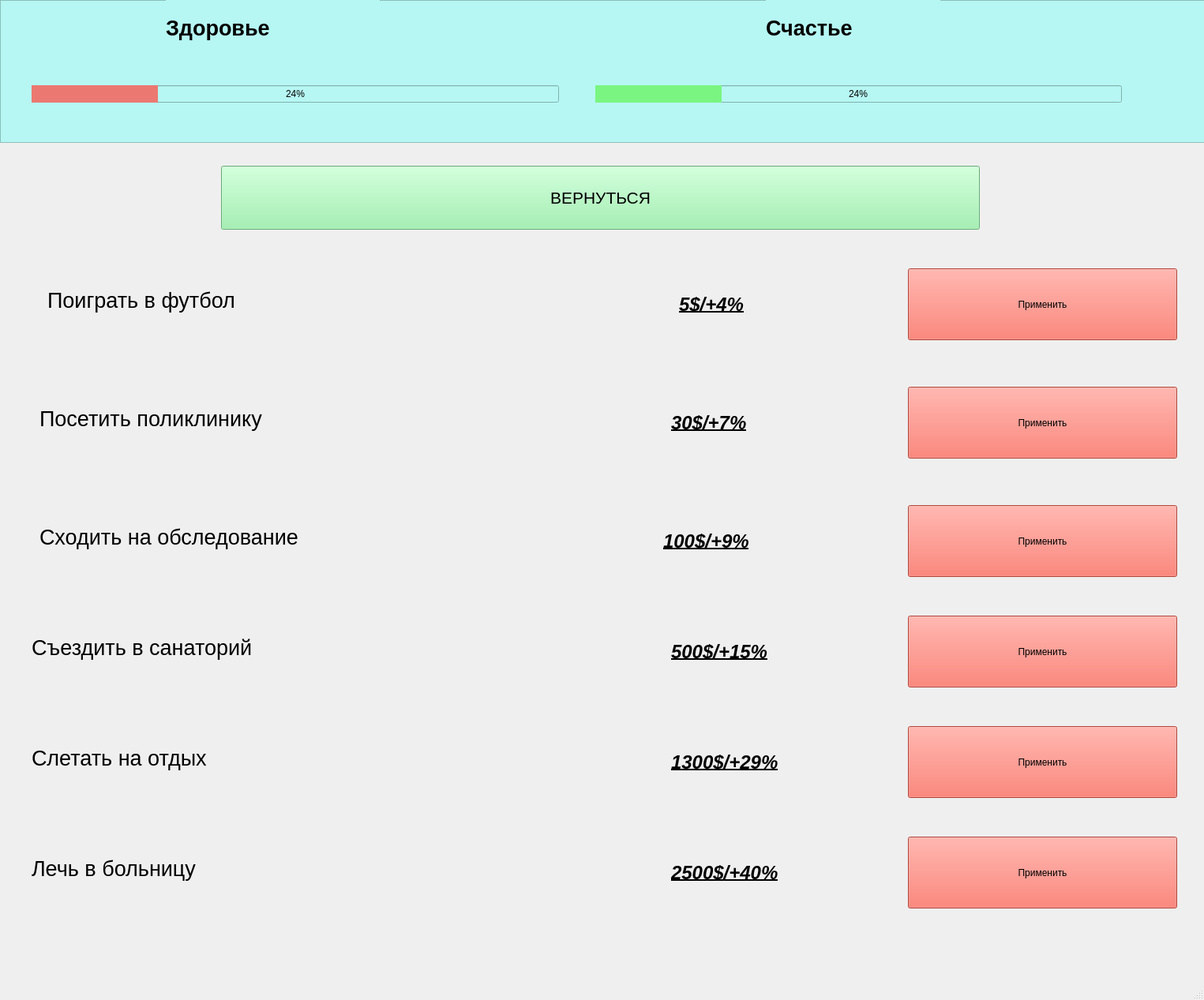
<?xml version="1.0" encoding="UTF-8"?>
<ui version="4.0">
 <class>Health</class>
 <widget class="QMainWindow" name="Health">
  <property name="geometry">
   <rect>
    <x>0</x>
    <y>0</y>
    <width>1525</width>
    <height>1267</height>
   </rect>
  </property>
  <property name="windowTitle">
   <string>MainWindow</string>
  </property>
  <widget class="QWidget" name="centralwidget">
   <widget class="QPushButton" name="pushButton_8">
    <property name="geometry">
     <rect>
      <x>280</x>
      <y>210</y>
      <width>961</width>
      <height>81</height>
     </rect>
    </property>
    <property name="font">
     <font>
      <pointsize>16</pointsize>
     </font>
    </property>
    <property name="styleSheet">
     <string notr="true">background-color:rgb(143, 240, 164)</string>
    </property>
    <property name="text">
     <string>ВЕРНУТЬСЯ</string>
    </property>
   </widget>
   <widget class="QLabel" name="label_10">
    <property name="geometry">
     <rect>
      <x>840</x>
      <y>650</y>
      <width>291</width>
      <height>71</height>
     </rect>
    </property>
    <property name="font">
     <font>
      <pointsize>18</pointsize>
      <weight>75</weight>
      <italic>true</italic>
      <bold>true</bold>
      <underline>true</underline>
     </font>
    </property>
    <property name="text">
     <string>100$/+9%</string>
    </property>
   </widget>
   <widget class="QLabel" name="label_12">
    <property name="geometry">
     <rect>
      <x>850</x>
      <y>790</y>
      <width>291</width>
      <height>71</height>
     </rect>
    </property>
    <property name="font">
     <font>
      <pointsize>18</pointsize>
      <weight>75</weight>
      <italic>true</italic>
      <bold>true</bold>
      <underline>true</underline>
     </font>
    </property>
    <property name="text">
     <string>500$/+15%</string>
    </property>
   </widget>
   <widget class="QLabel" name="label_5">
    <property name="geometry">
     <rect>
      <x>40</x>
      <y>780</y>
      <width>681</width>
      <height>81</height>
     </rect>
    </property>
    <property name="font">
     <font>
      <pointsize>20</pointsize>
      <underline>false</underline>
     </font>
    </property>
    <property name="text">
     <string>Съездить в санаторий</string>
    </property>
   </widget>
   <widget class="QLabel" name="label_13">
    <property name="geometry">
     <rect>
      <x>40</x>
      <y>1060</y>
      <width>711</width>
      <height>81</height>
     </rect>
    </property>
    <property name="font">
     <font>
      <pointsize>20</pointsize>
      <underline>false</underline>
     </font>
    </property>
    <property name="text">
     <string>Лечь в больницу</string>
    </property>
   </widget>
   <widget class="QPushButton" name="pushButton_2">
    <property name="geometry">
     <rect>
      <x>1150</x>
      <y>340</y>
      <width>341</width>
      <height>91</height>
     </rect>
    </property>
    <property name="styleSheet">
     <string notr="true">background-color: rgb(246, 97, 81)</string>
    </property>
    <property name="text">
     <string>Применить</string>
    </property>
   </widget>
   <widget class="QLabel" name="label_8">
    <property name="geometry">
     <rect>
      <x>860</x>
      <y>350</y>
      <width>281</width>
      <height>71</height>
     </rect>
    </property>
    <property name="font">
     <font>
      <pointsize>18</pointsize>
      <weight>75</weight>
      <italic>true</italic>
      <bold>true</bold>
      <underline>true</underline>
     </font>
    </property>
    <property name="text">
     <string>5$/+4%</string>
    </property>
   </widget>
   <widget class="QLabel" name="label_2">
    <property name="geometry">
     <rect>
      <x>60</x>
      <y>340</y>
      <width>721</width>
      <height>81</height>
     </rect>
    </property>
    <property name="font">
     <font>
      <pointsize>20</pointsize>
      <underline>false</underline>
     </font>
    </property>
    <property name="text">
     <string>Поиграть в футбол</string>
    </property>
   </widget>
   <widget class="QPushButton" name="pushButton_5">
    <property name="geometry">
     <rect>
      <x>1150</x>
      <y>780</y>
      <width>341</width>
      <height>91</height>
     </rect>
    </property>
    <property name="styleSheet">
     <string notr="true">background-color: rgb(246, 97, 81)</string>
    </property>
    <property name="text">
     <string>Применить</string>
    </property>
   </widget>
   <widget class="QLabel" name="label_6">
    <property name="geometry">
     <rect>
      <x>40</x>
      <y>920</y>
      <width>801</width>
      <height>81</height>
     </rect>
    </property>
    <property name="font">
     <font>
      <pointsize>20</pointsize>
      <underline>false</underline>
     </font>
    </property>
    <property name="text">
     <string>Слетать на отдых</string>
    </property>
   </widget>
   <widget class="QPushButton" name="pushButton_3">
    <property name="geometry">
     <rect>
      <x>1150</x>
      <y>490</y>
      <width>341</width>
      <height>91</height>
     </rect>
    </property>
    <property name="styleSheet">
     <string notr="true">background-color: rgb(246, 97, 81)</string>
    </property>
    <property name="text">
     <string>Применить</string>
    </property>
   </widget>
   <widget class="QPushButton" name="pushButton_7">
    <property name="geometry">
     <rect>
      <x>1150</x>
      <y>1060</y>
      <width>341</width>
      <height>91</height>
     </rect>
    </property>
    <property name="styleSheet">
     <string notr="true">background-color: rgb(246, 97, 81)</string>
    </property>
    <property name="text">
     <string>Применить</string>
    </property>
   </widget>
   <widget class="QLabel" name="label_9">
    <property name="geometry">
     <rect>
      <x>850</x>
      <y>500</y>
      <width>291</width>
      <height>71</height>
     </rect>
    </property>
    <property name="font">
     <font>
      <pointsize>18</pointsize>
      <weight>75</weight>
      <italic>true</italic>
      <bold>true</bold>
      <underline>true</underline>
     </font>
    </property>
    <property name="text">
     <string>30$/+7%</string>
    </property>
   </widget>
   <widget class="QPushButton" name="pushButton_6">
    <property name="geometry">
     <rect>
      <x>1150</x>
      <y>920</y>
      <width>341</width>
      <height>91</height>
     </rect>
    </property>
    <property name="styleSheet">
     <string notr="true">background-color: rgb(246, 97, 81)</string>
    </property>
    <property name="text">
     <string>Применить</string>
    </property>
   </widget>
   <widget class="QLabel" name="label_11">
    <property name="geometry">
     <rect>
      <x>850</x>
      <y>930</y>
      <width>291</width>
      <height>71</height>
     </rect>
    </property>
    <property name="font">
     <font>
      <pointsize>18</pointsize>
      <weight>75</weight>
      <italic>true</italic>
      <bold>true</bold>
      <underline>true</underline>
     </font>
    </property>
    <property name="text">
     <string>1300$/+29%</string>
    </property>
   </widget>
   <widget class="QLabel" name="label_16">
    <property name="geometry">
     <rect>
      <x>850</x>
      <y>1070</y>
      <width>291</width>
      <height>71</height>
     </rect>
    </property>
    <property name="font">
     <font>
      <pointsize>18</pointsize>
      <weight>75</weight>
      <italic>true</italic>
      <bold>true</bold>
      <underline>true</underline>
     </font>
    </property>
    <property name="text">
     <string>2500$/+40%</string>
    </property>
   </widget>
   <widget class="QLabel" name="label_4">
    <property name="geometry">
     <rect>
      <x>50</x>
      <y>640</y>
      <width>761</width>
      <height>81</height>
     </rect>
    </property>
    <property name="font">
     <font>
      <pointsize>20</pointsize>
      <underline>false</underline>
     </font>
    </property>
    <property name="text">
     <string>Сходить на обследование</string>
    </property>
   </widget>
   <widget class="QLabel" name="label_3">
    <property name="geometry">
     <rect>
      <x>50</x>
      <y>490</y>
      <width>661</width>
      <height>81</height>
     </rect>
    </property>
    <property name="font">
     <font>
      <pointsize>20</pointsize>
      <underline>false</underline>
     </font>
    </property>
    <property name="text">
     <string>Посетить поликлинику</string>
    </property>
   </widget>
   <widget class="QPushButton" name="pushButton_4">
    <property name="geometry">
     <rect>
      <x>1150</x>
      <y>640</y>
      <width>341</width>
      <height>91</height>
     </rect>
    </property>
    <property name="styleSheet">
     <string notr="true">background-color: rgb(246, 97, 81)</string>
    </property>
    <property name="text">
     <string>Применить</string>
    </property>
   </widget>
   <widget class="QFrame" name="frame">
    <property name="geometry">
     <rect>
      <x>0</x>
      <y>0</y>
      <width>5000</width>
      <height>181</height>
     </rect>
    </property>
    <property name="styleSheet">
     <string notr="true">background-color: rgb(182, 247, 243)</string>
    </property>
    <property name="frameShape">
     <enum>QFrame::StyledPanel</enum>
    </property>
    <property name="frameShadow">
     <enum>QFrame::Raised</enum>
    </property>
    <widget class="QLabel" name="label_14">
     <property name="geometry">
      <rect>
       <x>210</x>
       <y>0</y>
       <width>271</width>
       <height>71</height>
      </rect>
     </property>
     <property name="font">
      <font>
       <pointsize>20</pointsize>
       <weight>75</weight>
       <bold>true</bold>
      </font>
     </property>
     <property name="styleSheet">
      <string notr="true">text-align: center;</string>
     </property>
     <property name="text">
      <string>Здоровье</string>
     </property>
    </widget>
    <widget class="QWidget" name="horizontalLayoutWidget">
     <property name="geometry">
      <rect>
       <x>40</x>
       <y>79</y>
       <width>1381</width>
       <height>81</height>
      </rect>
     </property>
     <layout class="QHBoxLayout" name="horizontalLayout">
      <item>
       <widget class="QProgressBar" name="healthBar">
        <property name="contextMenuPolicy">
         <enum>Qt::CustomContextMenu</enum>
        </property>
        <property name="styleSheet">
         <string notr="true">QProgressBar::chunk {background-color: rgb(235, 121, 113); }
QProgressBar{text-align: center;}</string>
        </property>
        <property name="value">
         <number>24</number>
        </property>
       </widget>
      </item>
      <item>
       <spacer name="horizontalSpacer">
        <property name="orientation">
         <enum>Qt::Horizontal</enum>
        </property>
        <property name="sizeType">
         <enum>QSizePolicy::Minimum</enum>
        </property>
        <property name="sizeHint" stdset="0">
         <size>
          <width>40</width>
          <height>20</height>
         </size>
        </property>
       </spacer>
      </item>
      <item>
       <widget class="QProgressBar" name="happinessBar">
        <property name="styleSheet">
         <string notr="true">QProgressBar::chunk {background-color: rgb(122, 245, 129); }
QProgressBar{text-align: center;}</string>
        </property>
        <property name="value">
         <number>24</number>
        </property>
       </widget>
      </item>
     </layout>
    </widget>
    <widget class="QLabel" name="label_15">
     <property name="geometry">
      <rect>
       <x>970</x>
       <y>0</y>
       <width>221</width>
       <height>71</height>
      </rect>
     </property>
     <property name="font">
      <font>
       <pointsize>20</pointsize>
       <weight>75</weight>
       <bold>true</bold>
      </font>
     </property>
     <property name="styleSheet">
      <string notr="true">text-align: center;</string>
     </property>
     <property name="text">
      <string>Счастье</string>
     </property>
    </widget>
   </widget>
  </widget>
  <widget class="QMenuBar" name="menubar">
   <property name="geometry">
    <rect>
     <x>0</x>
     <y>0</y>
     <width>1525</width>
     <height>39</height>
    </rect>
   </property>
  </widget>
  <widget class="QStatusBar" name="statusbar"/>
 </widget>
 <resources/>
 <connections/>
</ui>
